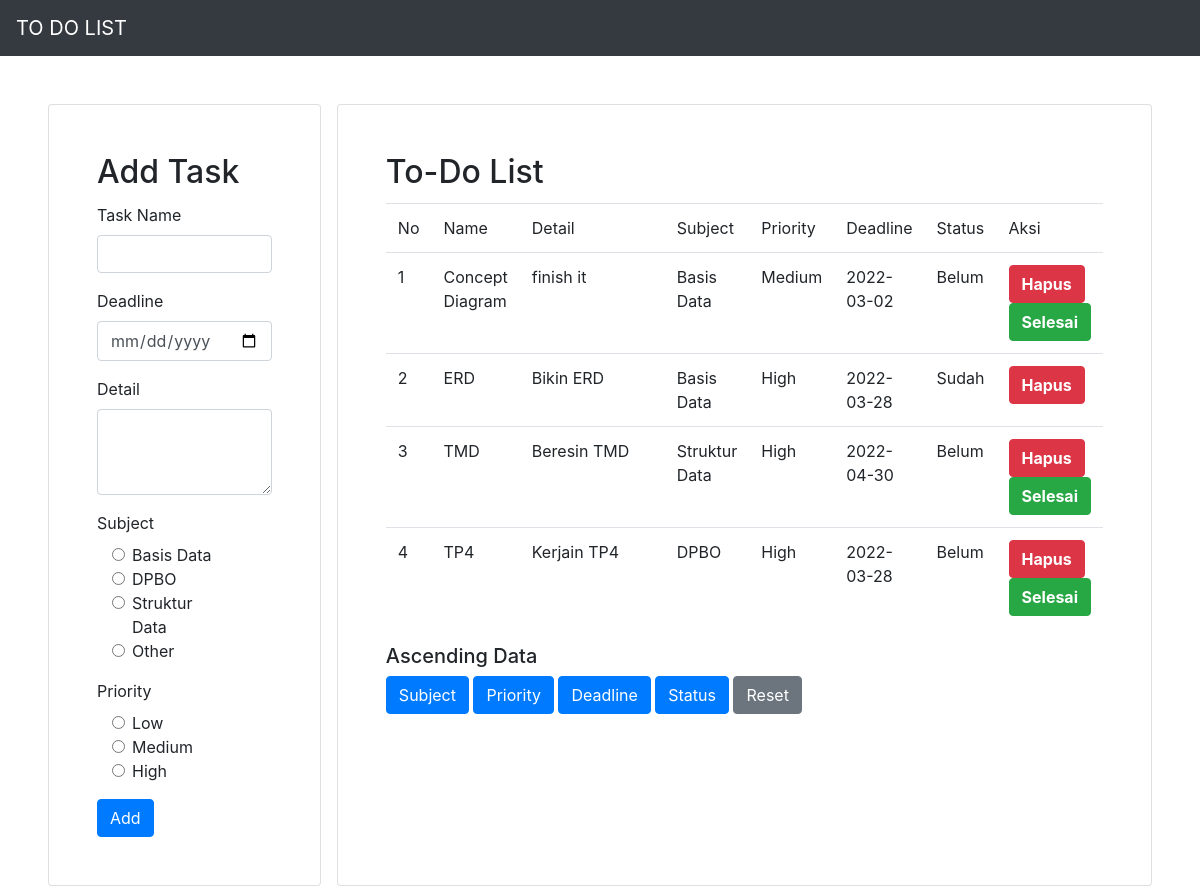
Page /index.php?asc=priority_td on the committed database.
### tables this page shows
CREATE TABLE `tb_to_do` (
  `id` int(10) NOT NULL,
  `name_td` varchar(255) NOT NULL,
  `details_td` text NOT NULL,
  `subject_td` varchar(255) NOT NULL,
  `priority_td` varchar(255) NOT NULL,
  `deadline_td` date NOT NULL,
  `status_td` varchar(255) NOT NULL
);

### conf.php (called while the page is built)
<?php
$db_host = "localhost";
$db_user = "root";
$db_password = "";
$db_name = "db_task";
?>

### DB.php (called while the page is built, shortened)
<?php
class DB{
	var $db_host = '';
	var $db_user = '';
	var $db_password = '';
	var $db_name = '';
	var $db_link = '';
	var $result = 0;
	function DB($db_host='', $db_user='', $db_password='', $db_name=''){
		$this->db_host = $db_host;
		$this->db_user = $db_user;
		$this->db_password = $db_password;
		$this->db_name = $db_name;
	}
	function open(){
		$this->db_link = mysqli_connect($this->db_host, $this->db_user, $this->db_password, $this->db_name);
	}
	function execute($query=""){
		$this->result = mysqli_query($this->db_link, $query);
		return $this->result;
	}
	function getResult(){
		return mysqli_fetch_array($this->result);
	}
}
?>

### Task.php (called while the page is built, shortened)
<?php
class Task extends DB{
	function ascendData($what){
		if($what == 'priority_td'){
			$query = "SELECT * FROM tb_to_do ORDER BY
					CASE
						WHEN priority_td = 'High' THEN '3'
						WHEN priority_td = 'Medium' THEN '2'
						WHEN priority_td = 'Low' THEN '1'
					END ASC";
		}else{
			$query = "SELECT * FROM tb_to_do
					ORDER BY $what ASC";
		}
		return $this->execute($query);
	}
}
?>

### index.php (the view, shortened to what this page needs)
<?php
include("conf.php");
include("DB.php");
include("Task.php");
$otask = new Task($db_host, $db_user, $db_password, $db_name);
$otask->open();
$otask->getTask();
$data = null;
$no = 1;
if(isset($_GET['asc'])){
	$otask->ascendData($_GET['asc']);
}
while (list($id, $tname, $tdetails, $tsubject, $tpriority, $tdeadline, $tstatus) = $otask->getResult()) {
	if($tstatus == "Sudah"){
		$data .= "<tr>
		<td>" . $no . "</td>
		<td>" . $tname . "</td>
		<td>" . $tdetails . "</td>
		<td>" . $tsubject . "</td>
		<td>" . $tpriority . "</td>
		<td>" . $tdeadline . "</td>
		<td>" . $tstatus . "</td>
		<td>
		<button class='btn btn-danger'><a href='index.php?id_hapus=" . $id . "' style='color: white; font-weight: bold;'>Hapus</a></button>
		</td>
		</tr>";
		$no++;
	}
	else{
		$data .= "<tr>
		<td>" . $no . "</td>
		<td>" . $tname . "</td>
		<td>" . $tdetails . "</td>
		<td>" . $tsubject . "</td>
		<td>" . $tpriority . "</td>
		<td>" . $tdeadline . "</td>
		<td>" . $tstatus . "</td>
		<td>
		<button class='btn btn-danger'><a href='index.php?id_hapus=" . $id . "' style='color: white; font-weight: bold;'>Hapus</a></button>
		<button class='btn btn-success' ><a href='index.php?id_status=" . $id .  "' style='color: white; font-weight: bold;'>Selesai</a></button>
		</td>
		</tr>";
		$no++;
	}
}

### rows in the picture
tb_to_do: name_td "Concept Diagram", details_td "finish it", subject_td "Basis Data", priority_td "Medium", deadline_td "2022-03-02", status_td "Belum"
tb_to_do: name_td "ERD", details_td "Bikin ERD", subject_td "Basis Data", priority_td "High", deadline_td "2022-03-28", status_td "Sudah"
tb_to_do: name_td "TMD", details_td "Beresin TMD", subject_td "Struktur Data", priority_td "High", deadline_td "2022-04-30", status_td "Belum"
tb_to_do: name_td "TP4", details_td "Kerjain TP4", subject_td "DPBO", priority_td "High", deadline_td "2022-03-28", status_td "Belum"
